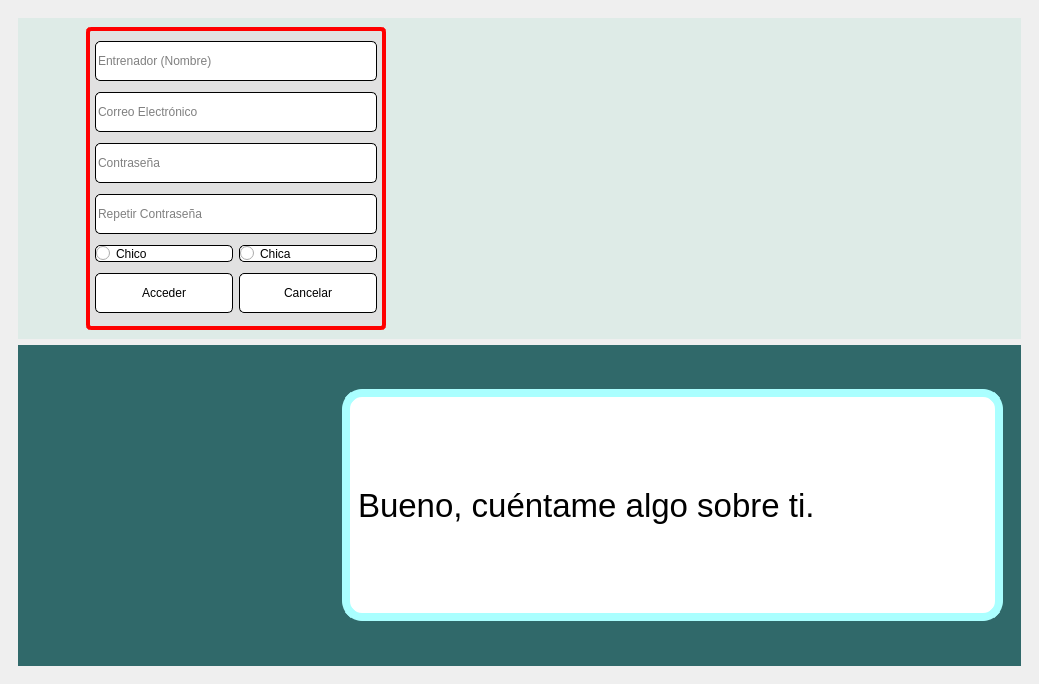
<?xml version="1.0" encoding="UTF-8"?>
<ui version="4.0">
 <class>MainWindow</class>
 <widget class="QMainWindow" name="MainWindow">
  <property name="geometry">
   <rect>
    <x>0</x>
    <y>0</y>
    <width>1039</width>
    <height>684</height>
   </rect>
  </property>
  <property name="windowTitle">
   <string>MainWindow</string>
  </property>
  <widget class="QWidget" name="centralwidget">
   <layout class="QHBoxLayout" name="horizontalLayout_2">
    <item>
     <widget class="QWidget" name="verticalWidget" native="true">
      <layout class="QVBoxLayout" name="verticalLayout">
       <item>
        <widget class="QWidget" name="horizontalWidget" native="true">
         <property name="styleSheet">
          <string notr="true">background-color: rgb(222, 235, 231);</string>
         </property>
         <layout class="QHBoxLayout" name="horizontalLayout_3">
          <item>
           <widget class="QWidget" name="verticalWidget" native="true">
            <property name="maximumSize">
             <size>
              <width>300</width>
              <height>16777215</height>
             </size>
            </property>
            <property name="styleSheet">
             <string notr="true">border-style: solid; 
border-width: 4px;
border-color: rgb(255, 0, 0);
background-color: rgb(225, 225, 225);
border-radius: 5px</string>
            </property>
            <layout class="QVBoxLayout" name="verticalLayout_2">
             <item>
              <widget class="QLineEdit" name="lineEdit_2">
               <property name="maximumSize">
                <size>
                 <width>350</width>
                 <height>40</height>
                </size>
               </property>
               <property name="styleSheet">
                <string notr="true">border-style: solid; 
border-width: 1px;
border-color: rgb(0, 0, 0);
background-color: rgb(255, 255, 255);
border-radius: 5px</string>
               </property>
               <property name="placeholderText">
                <string>Entrenador (Nombre)</string>
               </property>
              </widget>
             </item>
             <item>
              <widget class="QLineEdit" name="lineEdit_3">
               <property name="maximumSize">
                <size>
                 <width>350</width>
                 <height>40</height>
                </size>
               </property>
               <property name="styleSheet">
                <string notr="true">border-style: solid; 
border-width: 1px;
border-color: rgb(0, 0, 0);
background-color: rgb(255, 255, 255);
border-radius: 5px</string>
               </property>
               <property name="placeholderText">
                <string>Correo Electrónico</string>
               </property>
              </widget>
             </item>
             <item>
              <widget class="QLineEdit" name="lineEdit_4">
               <property name="maximumSize">
                <size>
                 <width>350</width>
                 <height>40</height>
                </size>
               </property>
               <property name="styleSheet">
                <string notr="true">border-style: solid; 
border-width: 1px;
border-color: rgb(0, 0, 0);
background-color: rgb(255, 255, 255);
border-radius: 5px</string>
               </property>
               <property name="placeholderText">
                <string>Contraseña</string>
               </property>
              </widget>
             </item>
             <item>
              <widget class="QLineEdit" name="lineEdit">
               <property name="maximumSize">
                <size>
                 <width>350</width>
                 <height>40</height>
                </size>
               </property>
               <property name="styleSheet">
                <string notr="true">border-style: solid; 
border-width: 1px;
border-color: rgb(0, 0, 0);
background-color: rgb(255, 255, 255);
border-radius: 5px</string>
               </property>
               <property name="placeholderText">
                <string>Repetir Contraseña</string>
               </property>
              </widget>
             </item>
             <item>
              <layout class="QHBoxLayout" name="horizontalLayout_7">
               <item>
                <widget class="QRadioButton" name="radioButton">
                 <property name="styleSheet">
                  <string notr="true">border-style: solid; 
border-width: 1px;
border-color: rgb(0, 0, 0);
background-color: rgb(255, 255, 255);
border-radius: 5px</string>
                 </property>
                 <property name="text">
                  <string>Chico</string>
                 </property>
                </widget>
               </item>
               <item>
                <widget class="QRadioButton" name="radioButton_2">
                 <property name="styleSheet">
                  <string notr="true">border-style: solid; 
border-width: 1px;
border-color: rgb(0, 0, 0);
background-color: rgb(255, 255, 255);
border-radius: 5px</string>
                 </property>
                 <property name="text">
                  <string>Chica</string>
                 </property>
                </widget>
               </item>
              </layout>
             </item>
             <item>
              <layout class="QHBoxLayout" name="horizontalLayout_4">
               <item>
                <widget class="QPushButton" name="AccederLogin">
                 <property name="maximumSize">
                  <size>
                   <width>16777215</width>
                   <height>40</height>
                  </size>
                 </property>
                 <property name="styleSheet">
                  <string notr="true">border-style: solid; 
border-width: 1px;
border-color: rgb(0, 0, 0);
background-color: rgb(255, 255, 255);
border-radius: 5px</string>
                 </property>
                 <property name="text">
                  <string>Acceder</string>
                 </property>
                </widget>
               </item>
               <item>
                <widget class="QPushButton" name="Cancelar">
                 <property name="maximumSize">
                  <size>
                   <width>16777215</width>
                   <height>40</height>
                  </size>
                 </property>
                 <property name="styleSheet">
                  <string notr="true">border-style: solid; 
border-width: 1px;
border-color: rgb(0, 0, 0);
background-color: rgb(255, 255, 255);
border-radius: 5px</string>
                 </property>
                 <property name="text">
                  <string>Cancelar</string>
                 </property>
                </widget>
               </item>
              </layout>
             </item>
            </layout>
           </widget>
          </item>
          <item>
           <widget class="QWidget" name="verticalWidget_2" native="true">
            <property name="maximumSize">
             <size>
              <width>500</width>
              <height>16777215</height>
             </size>
            </property>
            <property name="styleSheet">
             <string notr="true">image: url(:/Profesor_Oak.png);</string>
            </property>
            <layout class="QVBoxLayout" name="verticalLayout_6"/>
           </widget>
          </item>
         </layout>
        </widget>
       </item>
       <item>
        <widget class="QWidget" name="horizontalWidget_2" native="true">
         <property name="styleSheet">
          <string notr="true">background-color: rgb(48, 105, 106);</string>
         </property>
         <layout class="QHBoxLayout" name="horizontalLayout_5">
          <item>
           <widget class="QWidget" name="horizontalWidget" native="true">
            <property name="maximumSize">
             <size>
              <width>300</width>
              <height>16777215</height>
             </size>
            </property>
            <layout class="QHBoxLayout" name="horizontalLayout"/>
           </widget>
          </item>
          <item>
           <widget class="QWidget" name="horizontalWidget_2" native="true">
            <property name="minimumSize">
             <size>
              <width>350</width>
              <height>0</height>
             </size>
            </property>
            <property name="maximumSize">
             <size>
              <width>900</width>
              <height>250</height>
             </size>
            </property>
            <property name="styleSheet">
             <string notr="true"/>
            </property>
            <layout class="QHBoxLayout" name="horizontalLayout_6">
             <item>
              <widget class="QLabel" name="label">
               <property name="font">
                <font>
                 <pointsize>25</pointsize>
                 <bold>false</bold>
                </font>
               </property>
               <property name="styleSheet">
                <string notr="true">border-style: solid; 
border-width: 8px;
border-color: rgb(170, 255, 255);
background-color: rgb(255, 255, 255);
border-radius: 20px</string>
               </property>
               <property name="text">
                <string>Bueno, cuéntame algo sobre ti.</string>
               </property>
              </widget>
             </item>
            </layout>
           </widget>
          </item>
         </layout>
        </widget>
       </item>
      </layout>
     </widget>
    </item>
   </layout>
  </widget>
 </widget>
 <resources>
  <include location="archivo.qrc"/>
 </resources>
 <connections/>
</ui>
